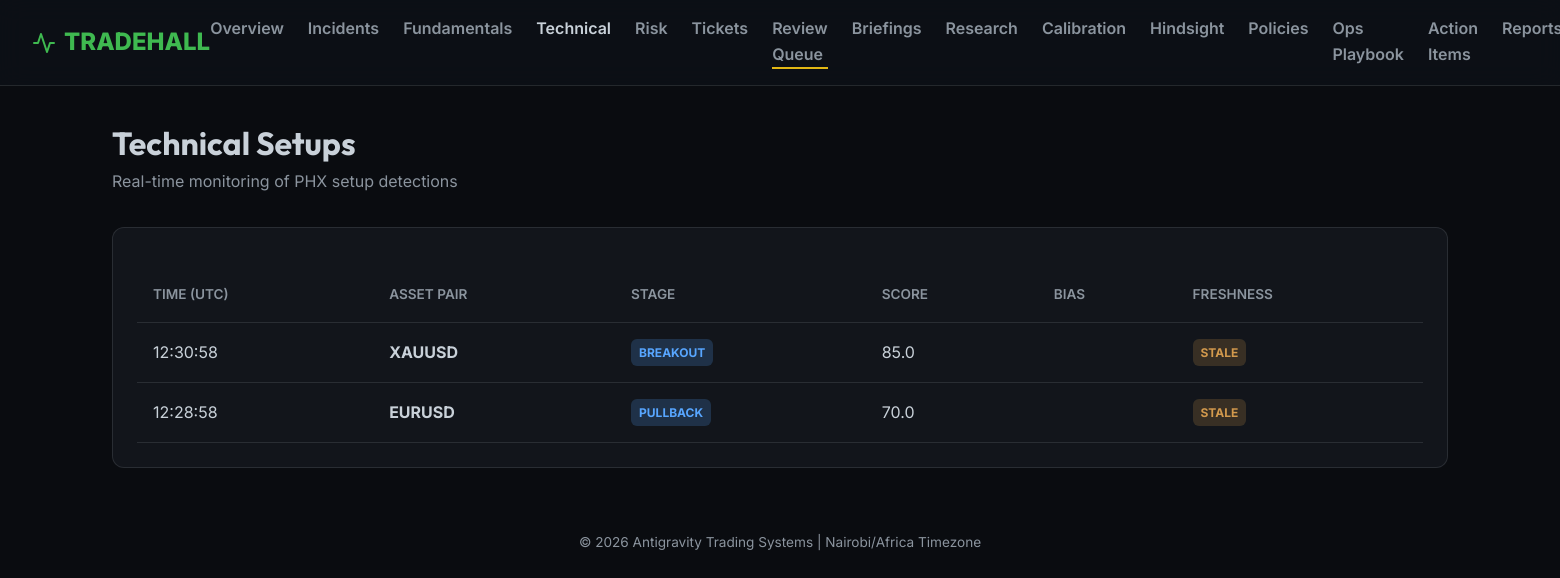
Page /dashboard/setups on the earlier database version.
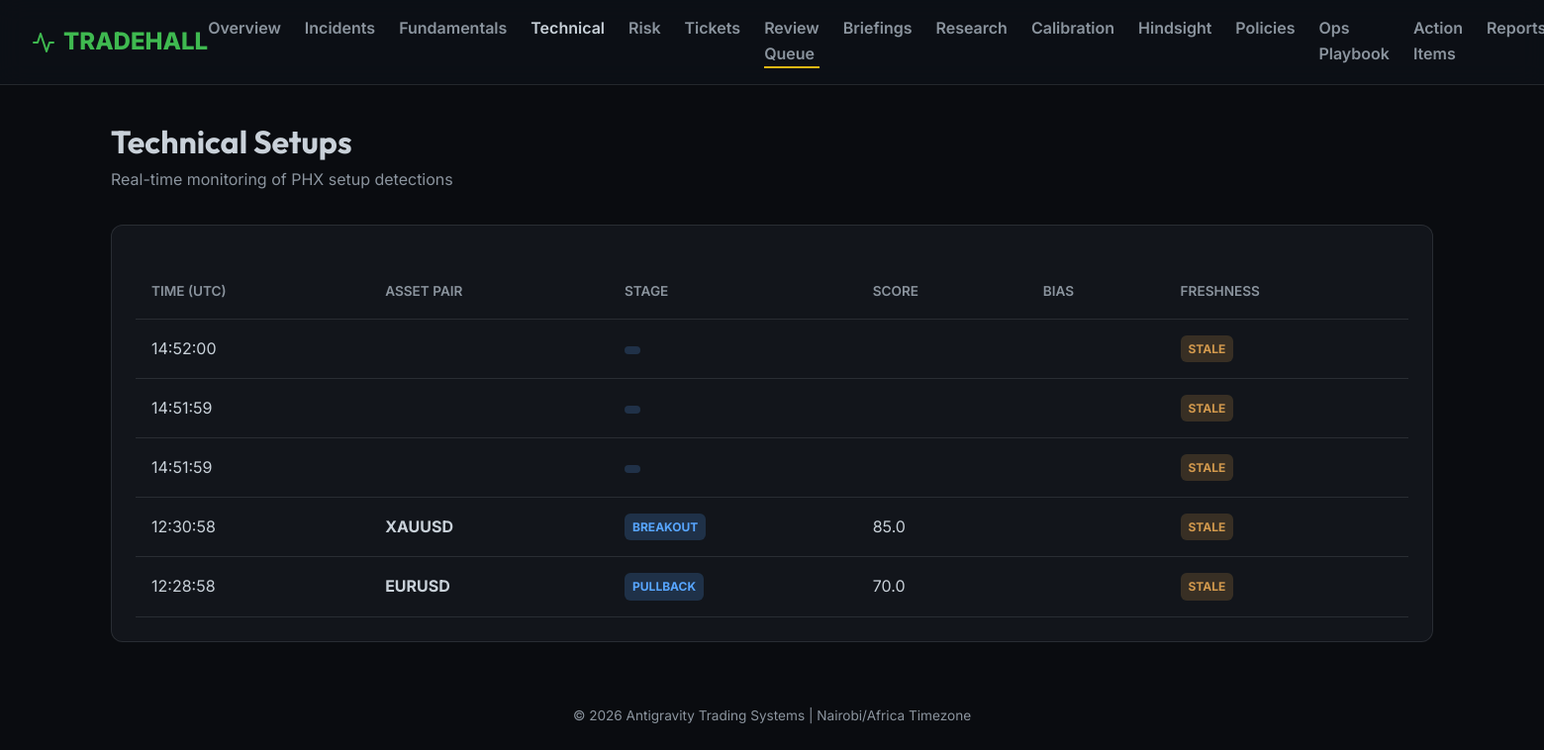
Same page on the later database version.
### shared/database/models.py (models this page shows)
class Packet(Base):
    __tablename__ = "packets"
    id = Column(Integer, primary_key=True, index=True)
    run_id = Column(Integer, ForeignKey("runs.id"), nullable=False)
    packet_type = Column(String, index=True, nullable=False) # e.g., MarketContextPacket
    schema_version = Column(String, nullable=False)
    data = Column(JSON, nullable=False)
    created_at = Column(DateTime(timezone=True), default=lambda: datetime.now(timezone.utc))
    run = relationship("Run", back_populates="packets")

### services/dashboard/main.py (the view)
@app.get("/dashboard/setups", response_class=HTMLResponse)
async def dashboard_setups(request: Request, db: Session = Depends(db_session.get_db)):
    from datetime import datetime, timezone
    packets = db.query(Packet).filter(Packet.packet_type == "TechnicalSetupPacket").order_by(Packet.created_at.desc()).limit(50).all()
    for p in packets:
        p.is_fresh = (datetime.now(timezone.utc) - p.created_at.replace(tzinfo=timezone.utc)).total_seconds() < 60
    return render_template("setups.html", {
        "request": request,
        "active_page": "setups",
        "setups": packets
    })

### services/dashboard/templates/setups.html
{% extends "base.html" %}
{% block content %}
<div class="util-257995">
    <h1>Technical Setups</h1>
    <p class="util-7abb3a">Real-time monitoring of PHX setup detections</p>
</div>
<div class="card">
    <table>
        <thead>
            <tr>
                <th>Time (UTC)</th>
                <th>Asset Pair</th>
                <th>Stage</th>
                <th>Score</th>
                <th>Bias</th>
                <th>Freshness</th>
            </tr>
        </thead>
        <tbody>
            {% for setup in setups %}
            <tr>
                <td>{{ setup.created_at.strftime('%H:%M:%S') }}</td>
                <td class="util-be8e63">{{ setup.data.asset_pair }}</td>
                <td><span class="badge badge-info">{{ setup.data.stage }}</span></td>
                <td>{{ setup.data.score }}</td>
                <td>{{ setup.data.bias }}</td>
                <td>
                    <span class="badge badge-{{ 'success' if setup.is_fresh else 'warning' }}">
                        {{ 'Fresh' if setup.is_fresh else 'Stale' }}
                    </span>
                </td>
            </tr>
            {% endfor %}
        </tbody>
    </table>
</div>
{% endblock %}

### services/dashboard/templates/base.html (shortened to what this page needs)
<!DOCTYPE html>
<html lang="en">
<head>
    <link rel="stylesheet" href="/static/style.css">
</head>
<body>
    <nav class="navbar">
        <a href="/dashboard" class="navbar-brand">
            <svg width="24" height="24" viewBox="0 0 24 24" fill="none" stroke="currentColor" stroke-width="2"
                stroke-linecap="round" stroke-linejoin="round">
                <polyline points="22 12 18 12 15 21 9 3 6 12 2 12"></polyline>
            </svg>
            TRADEHALL
        </a>
        <div class="nav-links">
            <a href="/dashboard" class="nav-link {% if active_page == 'overview' %}active{% endif %}">Overview</a>
            <a href="/dashboard/incidents"
                class="nav-link {% if active_page == 'incidents' %}active{% endif %}">Incidents</a>
            <a href="/dashboard/fundamentals"
                class="nav-link {% if active_page == 'fundamentals' %}active{% endif %}">Fundamentals</a>
            <a href="/dashboard/setups" class="nav-link {% if active_page == 'setups' %}active{% endif %}">Technical</a>
            <a href="/dashboard/risk" class="nav-link {% if active_page == 'risk' %}active{% endif %}">Risk</a>
            <a href="/dashboard/tickets" class="nav-link {% if active_page == 'tickets' %}active{% endif %}">Tickets</a>
            <a href="/dashboard/queue"
                class="nav-link nav-link-queue {% if active_page == 'queue' %}active{% endif %}">Review Queue</a>
            <a href="/dashboard/briefings"
                class="nav-link {% if active_page == 'briefings' %}active{% endif %}">Briefings</a>
            <a href="/dashboard/research"
                class="nav-link {% if active_page == 'research' %}active{% endif %}">Research</a>
            <a href="/dashboard/calibration"
                class="nav-link {% if active_page == 'calibration' %}active{% endif %}">Calibration</a>
            <a href="/dashboard/hindsight"
                class="nav-link {% if active_page == 'hindsight' %}active{% endif %}">Hindsight</a>
            <a href="/dashboard/policies"
                class="nav-link {% if active_page == 'policies' %}active{% endif %}">Policies</a>
            <a href="/dashboard/ops/daily" class="nav-link {% if active_page == 'ops' %}active{% endif %}">Ops
                Playbook</a>
            <a href="/dashboard/action-items" class="nav-link {% if active_page == 'actions' %}active{% endif %}">Action
                Items</a>
            <a href="/dashboard/reports" class="nav-link {% if active_page == 'reports' %}active{% endif %}">Reports</a>
        </div>
    </nav>
    <div class="container animate-fade">
        {% block content %}{% endblock %}
    </div>
    <footer>
        &copy; 2026 Antigravity Trading Systems | Nairobi/Africa Timezone
    </footer>
</body>
</html>

### services/dashboard/static/style.css (style rules this page uses)
.util-7abb3a { color: var(--text-muted); }
.util-257995 { margin-bottom: 2rem; }
.util-be8e63 { font-weight: 700; }

### services/dashboard/templates/base.html (style rules this page uses)
:root { --bg-color: #0a0c10; --card-bg: rgba(22, 27, 34, 0.7); --border-color: rgba(255, 255, 255, 0.1); --accent-green: #3fb950; --accent-blue: #58a6ff; --accent-red: #f85149; --accent-orange: #d2994d; --text-primary: #c9d1d9; --text-muted: #8b949e; --glass-blur: blur(12px); }
* { box-sizing: border-box; margin: 0; padding: 0; }
body { font-family: 'Inter', sans-serif; background-color: var(--bg-color); color: var(--text-primary); line-height: 1.6; overflow-x: hidden; }
h1, h2, h3 { font-family: 'Outfit', sans-serif; font-weight: 700; }
.navbar { display: flex; justify-content: space-between; align-items: center; padding: 1rem 2rem; background: rgba(13, 17, 23, 0.8); -webkit-backdrop-filter: var(--glass-blur); backdrop-filter: var(--glass-blur); border-bottom: 1px solid var(--border-color); position: sticky; top: 0; z-index: 1000; }
.navbar-brand { font-size: 1.5rem; font-weight: 800; color: var(--accent-green); text-decoration: none; display: flex; align-items: center; gap: 0.5rem; }
.nav-links { display: flex; gap: 1.5rem; }
.nav-link { text-decoration: none; color: var(--text-muted); font-weight: 600; transition: color 0.3s ease; }
.nav-link:hover, .nav-link.active { color: var(--text-primary); }
.nav-link-queue { border-bottom: 2px solid #e2b714; }
.container { max-width: 1400px; margin: 2rem auto; padding: 0 2rem; }
.card { background: var(--card-bg); -webkit-backdrop-filter: var(--glass-blur); backdrop-filter: var(--glass-blur); border: 1px solid var(--border-color); border-radius: 12px; padding: 1.5rem; transition: transform 0.3s ease, box-shadow 0.3s ease; }
.badge { display: inline-block; padding: 0.25rem 0.5rem; border-radius: 6px; font-size: 0.75rem; font-weight: 700; text-transform: uppercase; }
.badge-warning { background: rgba(210, 153, 77, 0.2); color: var(--accent-orange); }
.badge-info { background: rgba(88, 166, 255, 0.2); color: var(--accent-blue); }
table { width: 100%; border-collapse: collapse; margin-top: 1rem; }
th, td { text-align: left; padding: 1rem; border-bottom: 1px solid var(--border-color); }
th { color: var(--text-muted); font-weight: 600; font-size: 0.85rem; text-transform: uppercase; }
footer { text-align: center; padding: 2rem; color: var(--text-muted); font-size: 0.85rem; }
.animate-fade { animation: fadeIn 0.5s ease forwards; }

Differences in the rows shown:
added Packet: created_at "14:52:00", is_fresh "STALE"
added Packet: created_at "14:51:59", is_fresh "STALE"
added Packet: created_at "14:51:59", is_fresh "STALE"
